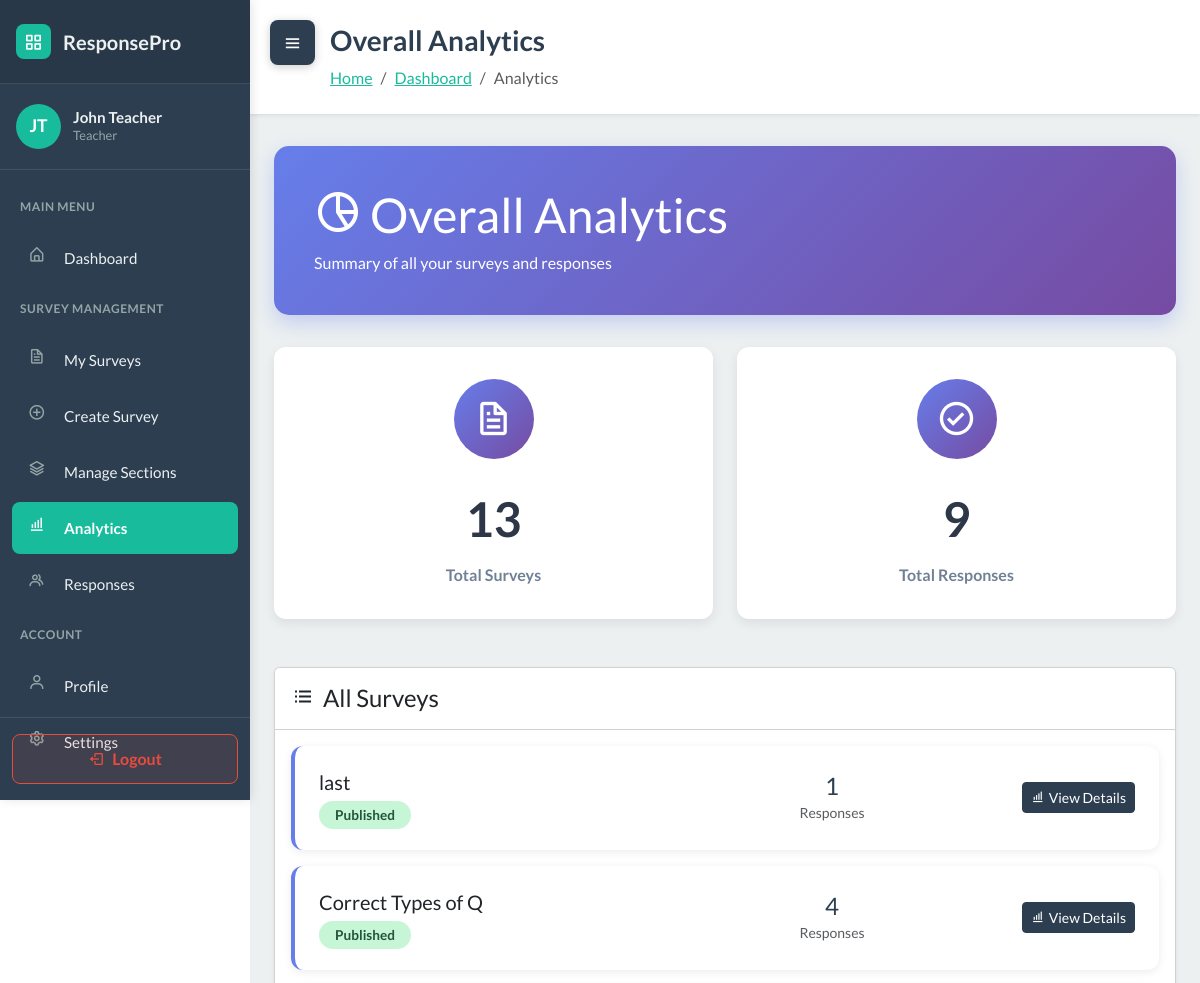
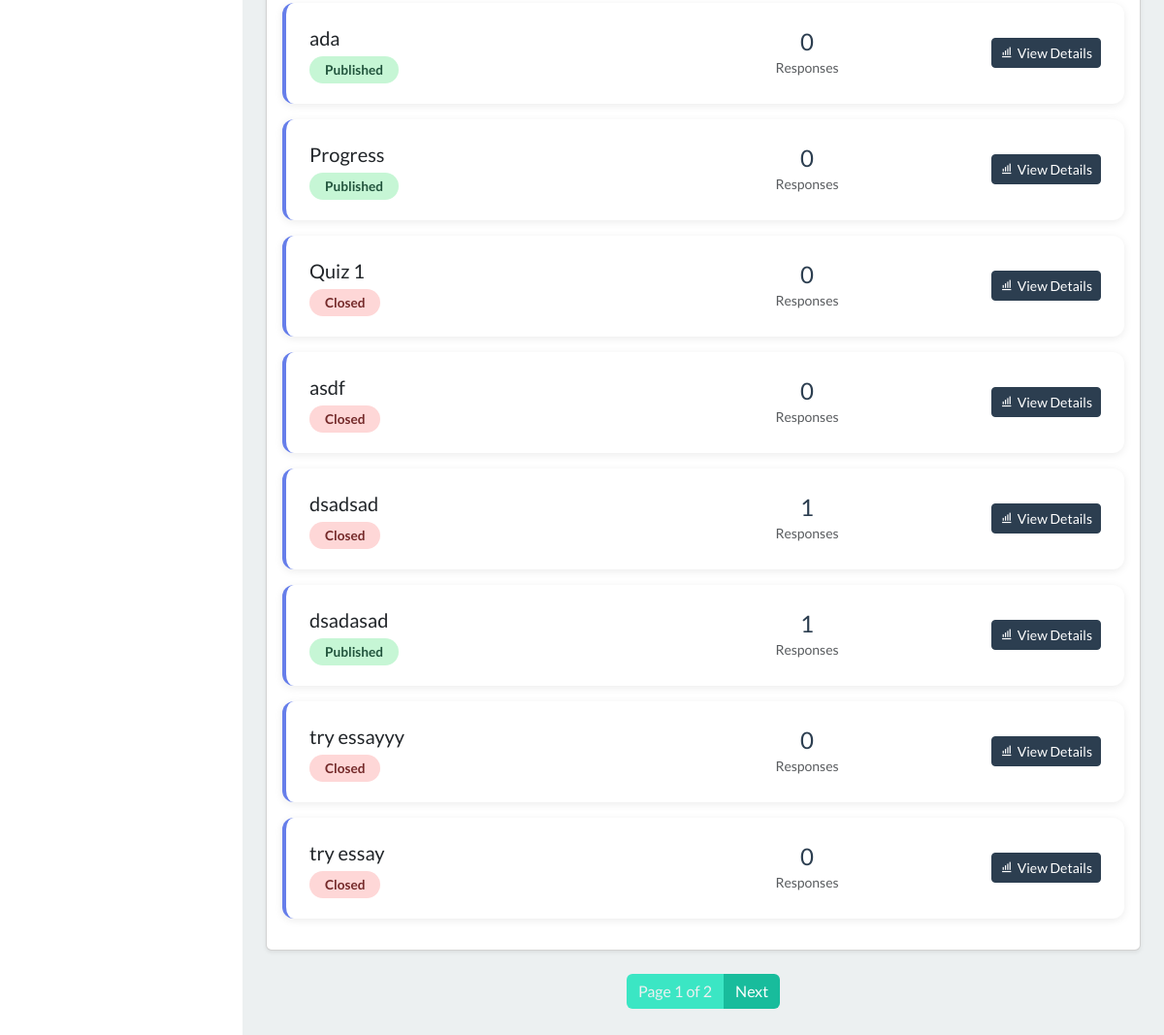
The page /analytics/ (signed in) on the database as committed earlier (2 pictures, top to bottom).
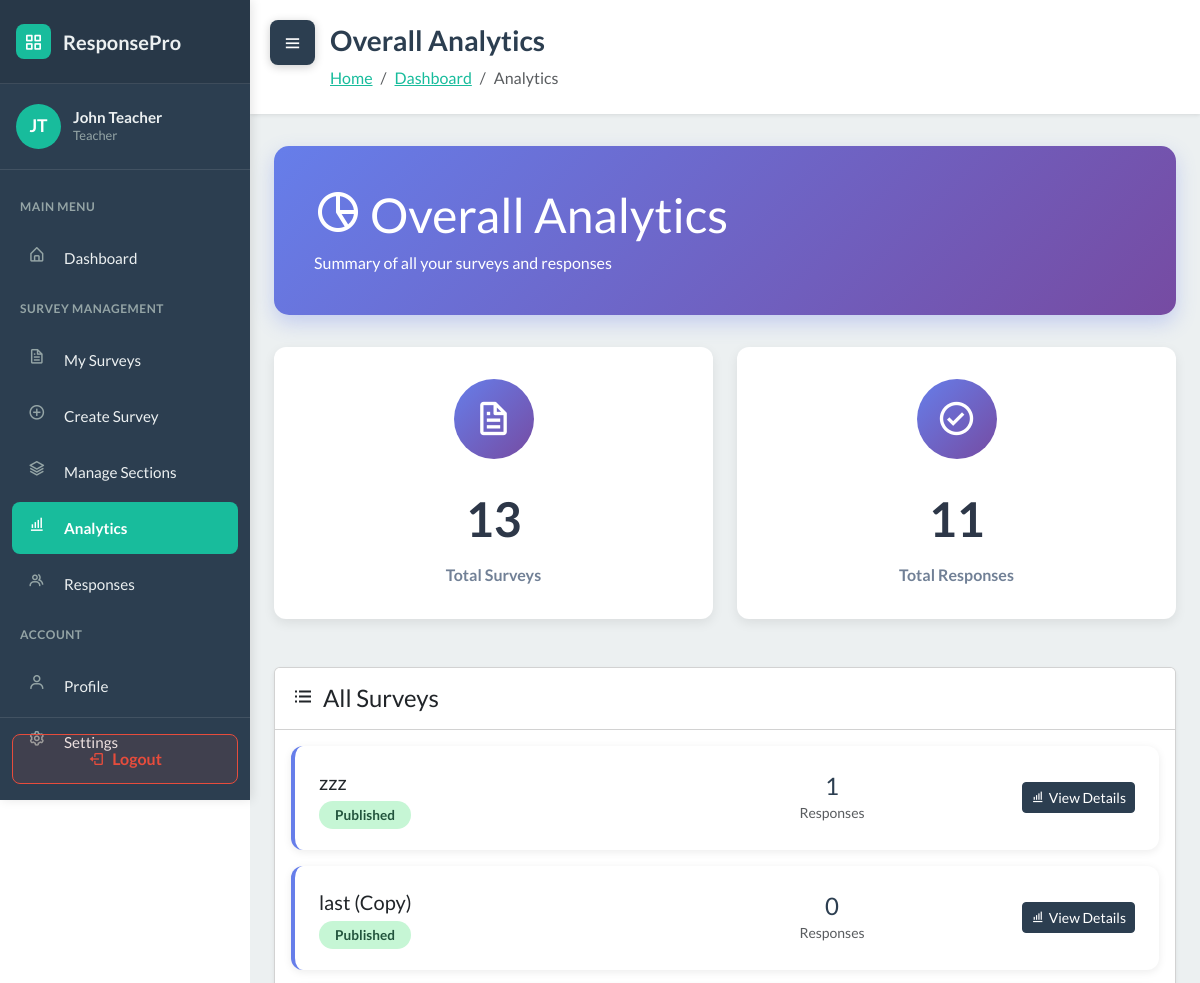
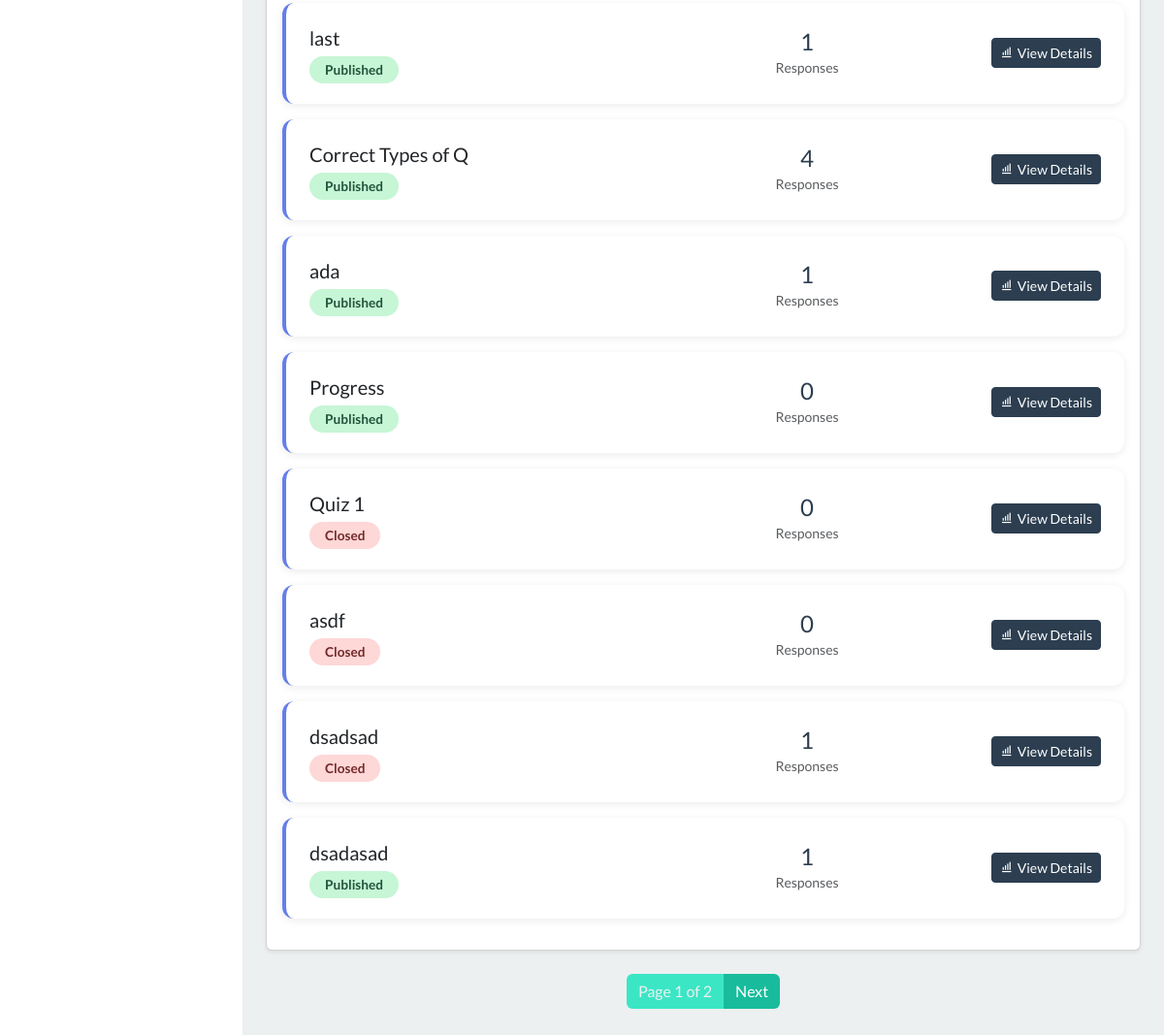
The same page on the database as committed later (2 pictures, top to bottom).
### WebSurvey/models.py (models this page shows, shortened)
class Survey(models.Model):
    STATUS_CHOICES = [
        ('draft', 'Draft'),
        ('published', 'Published'),
        ('closed', 'Closed'),
    ]
    title = models.CharField(max_length=255)
    description = models.TextField(blank=True)
    teacher = models.ForeignKey(User, on_delete=models.CASCADE, related_name='surveys')
    sections = models.ManyToManyField(Section, blank=True, related_name='surveys')
    status = models.CharField(max_length=20, choices=STATUS_CHOICES, default='draft')
    total_points = models.IntegerField(default=0)
    time_limit = models.IntegerField(null=True, blank=True, help_text="Time limit in minutes")
    due_date = models.DateTimeField(null=True, blank=True)
    created_at = models.DateTimeField(auto_now_add=True)
    updated_at = models.DateTimeField(auto_now=True)
    class Meta:
        ordering = ['-created_at']

### WebSurvey/views.py (the view)
# urls.py: path('analytics/', views.overall_analytics, name='overall_analytics'),
@login_required
def overall_analytics(request):
    if request.user.role != 'teacher':
        messages.error(request, "Access denied. Teacher account required.")
        return redirect('dashboard')
    teacher = request.user
    total_surveys = Survey.objects.filter(teacher=teacher).count()
    total_responses = StudentResponse.objects.filter(
        survey__teacher=teacher,
        is_submitted=True
    ).count()
    surveys = Survey.objects.filter(teacher=teacher).annotate(
        response_count=Count('responses', filter=Q(responses__is_submitted=True))
    ).order_by('-created_at')
    paginator = Paginator(surveys, 10)  # 10 surveys per page
    page_number = request.GET.get('page')
    page_obj = paginator.get_page(page_number)
    context = {
        'total_surveys': total_surveys,
        'total_responses': total_responses,
        'page_obj': page_obj,
    }
    return render(request, 'overall_analytics.html', context)

### WebSurvey/services.py (called while the page is built)
def auto_close_due_surveys():
    now = timezone.now()
    overdue_ids = []
    for survey in Survey.objects.filter(status='published', due_date__isnull=False):
        due = survey.due_date
        if due is None:
            continue
        if timezone.is_naive(due):
            due = timezone.make_aware(due, timezone.get_current_timezone())
        if due <= now:
            overdue_ids.append(survey.id)
    if overdue_ids:
        Survey.objects.filter(id__in=overdue_ids).update(status='closed')
    return now

### WebSurvey/templates/overall_analytics.html (shortened to what the changed rows need)
<!DOCTYPE html>
{% load static %}
<html data-bs-theme="light" lang="en">
<head>
    <link rel="stylesheet" href="https://cdn.jsdelivr.net/npm/bootswatch@5.3.6/dist/flatly/bootstrap.min.css">
    <link rel="stylesheet" href="https://cdn.jsdelivr.net/npm/boxicons@latest/css/boxicons.min.css">
    <link rel="stylesheet" href="{% static 'css/dashboard-sidebar.css' %}">
    <link rel="stylesheet" href="{% static 'css/bss-overrides.css' %}">
</head>
<body>
    <main class="dashboard-content" id="mainContent">
        <div class="content-header">
            <h1>Overall Analytics</h1>
        </div>
        <div class="container-fluid px-4 pb-5">
            <div class="analytics-header">
                <h1 class="mb-2">
                    <i class="bx bx-pie-chart-alt-2 me-2"></i>Overall Analytics
                </h1>
            </div>
            <div class="row mb-4">
                <div class="col-md-6">
                    <div class="stat-card">
                        <div class="stat-icon">
                            <i class="bx bx-check-circle"></i>
                        </div>
                        <div class="stat-value">{{ total_responses }}</div>
                        <div class="stat-label">Total Responses</div>
                    </div>
                </div>
            </div>
            <div class="row">
                <div class="col-12">
                    <div class="card shadow-sm">
                        <div class="card-body">
                            {% if page_obj %}
                                {% for survey in page_obj %}
                                    <div class="survey-card">
                                        <div class="row align-items-center">
                                            <div class="col-md-6">
                                                <h5 class="mb-2">{{ survey.title }}</h5>
                                                <span class="status-badge status-{{ survey.status }}">
                                                    {{ survey.status|title }}
                                                </span>
                                            </div>
                                            <div class="col-md-3 text-center">
                                                <div class="h4 mb-0 text-primary">{{ survey.response_count }}</div>
                                                <small class="text-muted">Responses</small>
                                            </div>
                                            <div class="col-md-3 text-end">
                                                <a href="{% url 'survey_analytics' survey.id %}" class="btn btn-primary btn-sm">
                                                    <i class="bx bx-bar-chart-alt me-1"></i>View Details
                                                </a>
                                            </div>
                                        </div>
                                    </div>
                                {% endfor %}
                            {% endif %}
                        </div>
                    </div>
                </div>
            </div>
        </div>
    </main>
</body>
</html>

Rows that differ between the two databases and show on the page:
removed Survey: title "try essayyy", status "Closed", response_count "0"
removed Survey: title "try essay", status "Closed", response_count "0"
added Survey: title "zzz", status "Published", response_count "1"
added Survey: title "last (Copy)", status "Published", response_count "0"
computed for Survey "ada": response_count "0" → "1"
Other text that changed with them:
{{ total_responses }}: "9" → "11"
